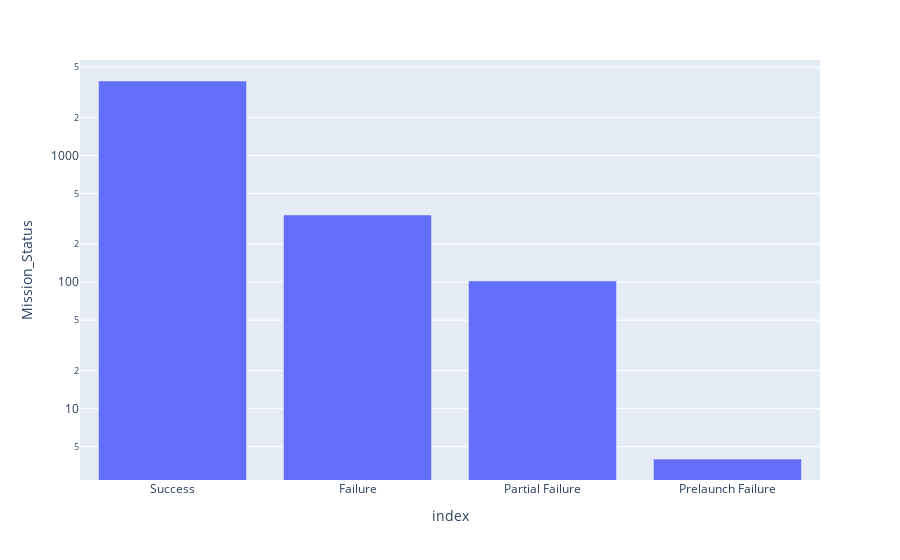

Notebook code for this chart:
### Code cell
mission_success_bar = px.bar(data_frame=mission_success_df, x=mission_success_df.index, y="Mission_Status", log_y=True)
mission_success_bar.show()

### Figure 1 — Plotly figure (JSON) as saved in the notebook; plotly's stock layout.template omitted (floating-point values rounded to 4 significant figures)
{"data": [{"alignmentgroup": "True", "hovertemplate": "index=%{x}<br>Mission_Status=%{y}<extra></extra>", "legendgroup": "", "marker": {"color": "#636efa", "pattern": {"shape": ""}}, "name": "", "offsetgroup": "", "orientation": "v", "showlegend": false, "textposition": "auto", "type": "bar", "x": ["Success", "Failure", "Partial Failure", "Prelaunch Failure"], "xaxis": "x", "y": [3878, 339, 102, 4], "yaxis": "y"}], "layout": {"barmode": "relative", "legend": {"tracegroupgap": 0}, "margin": {"t": 60}, "xaxis": {"anchor": "y", "domain": [0, 1], "title": {"text": "index"}}, "yaxis": {"anchor": "x", "domain": [0, 1], "title": {"text": "Mission_Status"}, "type": "log"}}}
